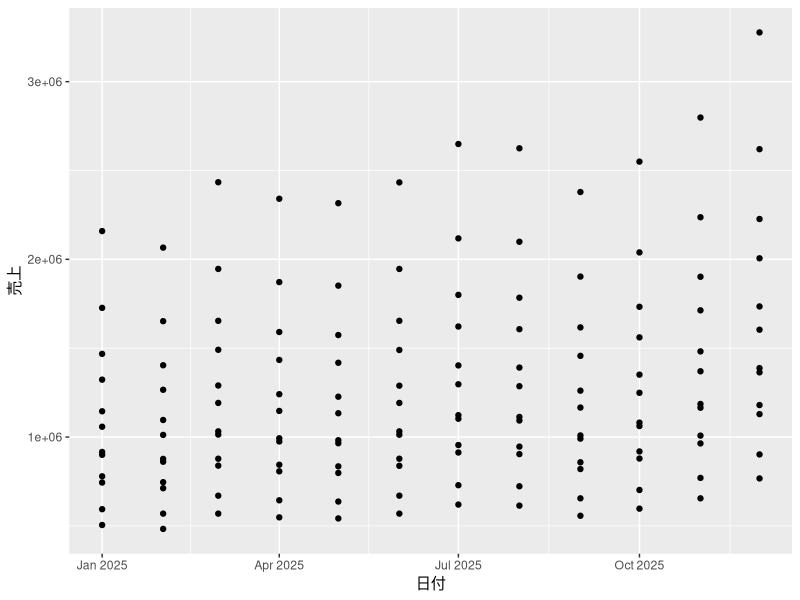
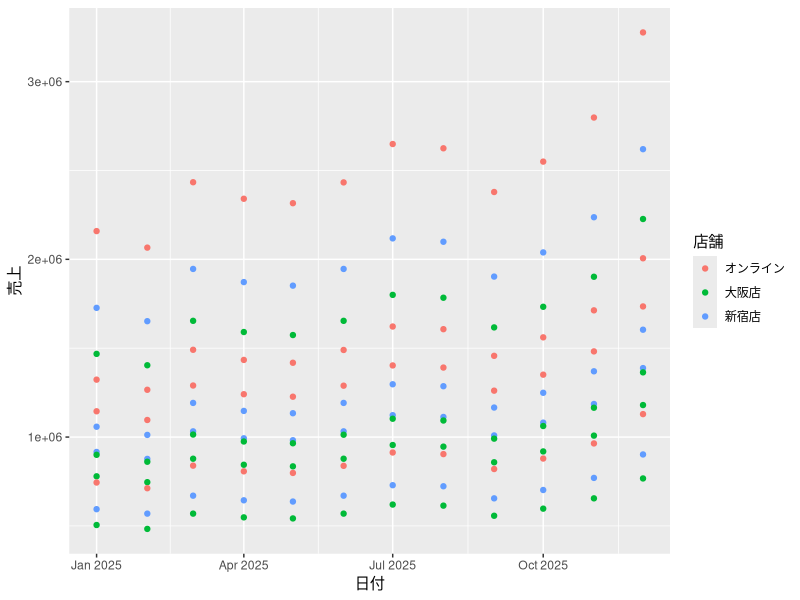
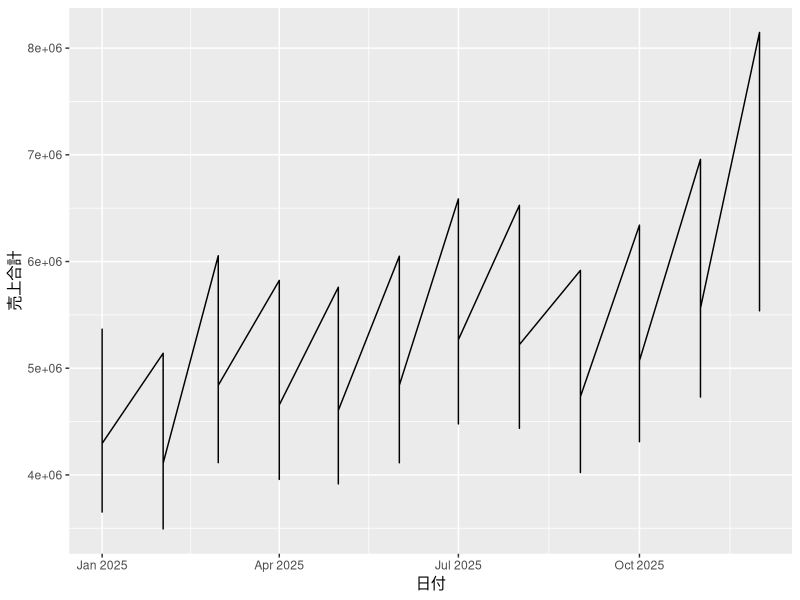
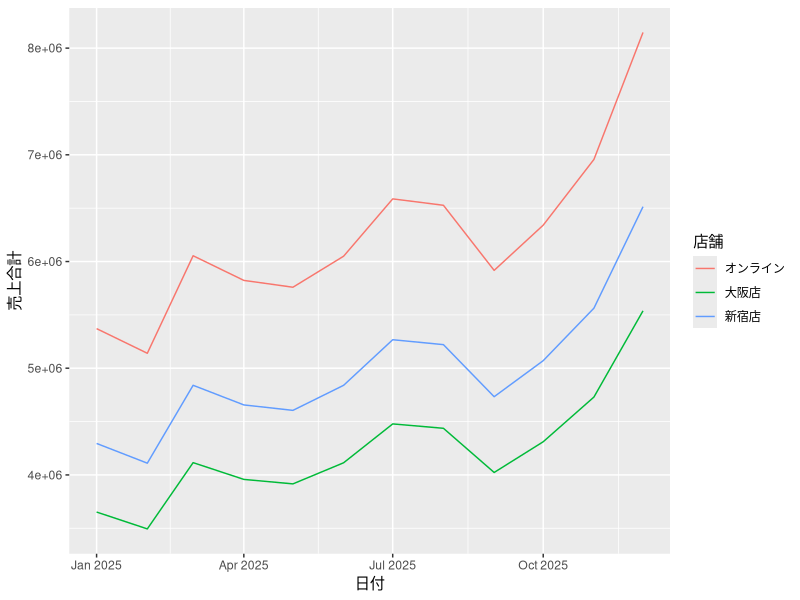
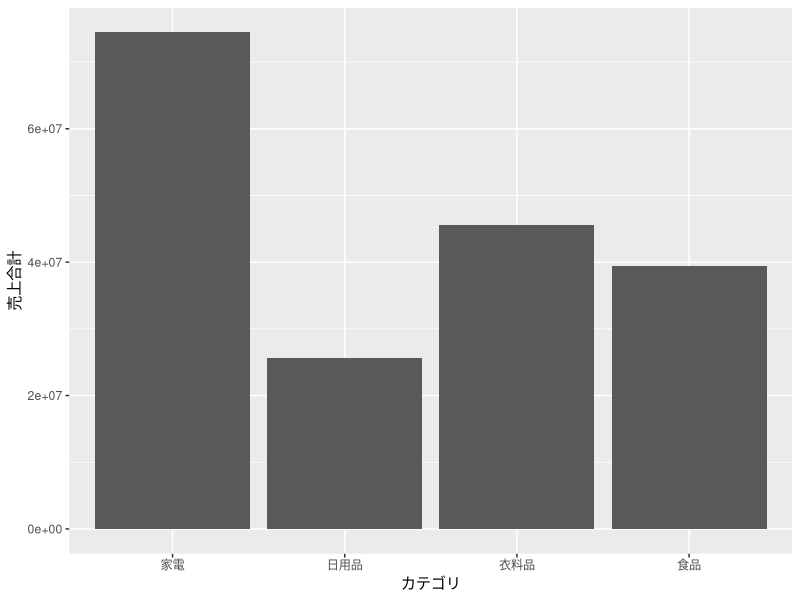
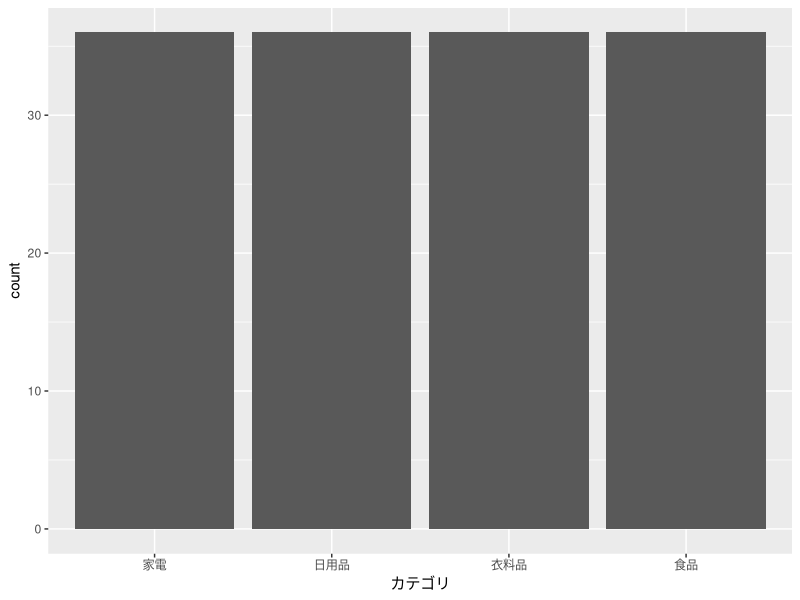
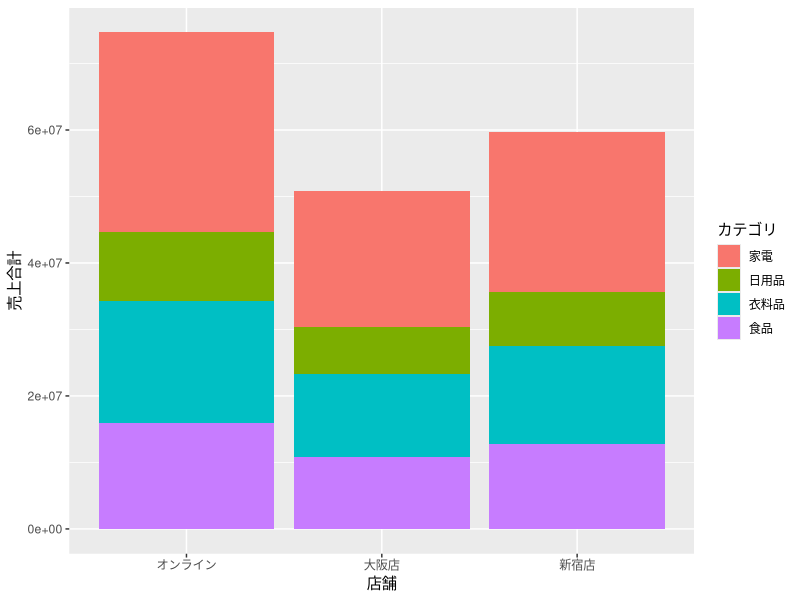
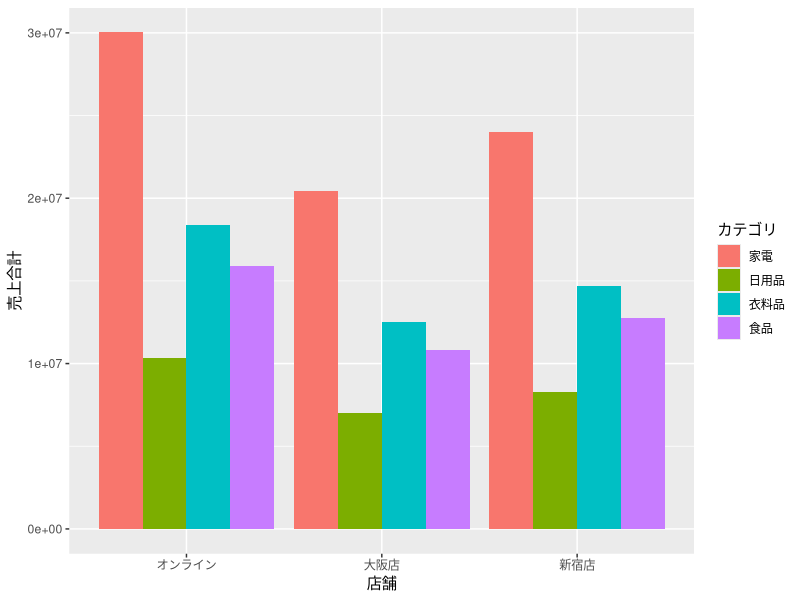

Here is the R script that generated these plots, in order:
# 第2章　ggplot2で描く
#
# 『Rによるデータ分析 入門から実践』の第2章のサンプルコードです。
# リポジトリのルートを作業ディレクトリにして、上から順に実行してください。
#
# ※ 本文には、わざと失敗させてエラーメッセージを読むコードも載せています。
#    それらはこのファイルには含めていません（上から実行して止まらないようにするため）。
#    エラー例は本文を参照してください。

# ── block 01 ────────────────────────────────────────
library(tidyverse)
sales <- read_csv("sales.csv")

# ── block 02 ────────────────────────────────────────
ggplot(sales, aes(x = 日付, y = 売上)) +
  geom_point()

# ── block 03 ────────────────────────────────────────
ggplot(sales, aes(x = 日付, y = 売上, color = 店舗)) +
  geom_point()

# ── block 04 ────────────────────────────────────────
monthly_store <- sales |>
  group_by(日付, 店舗) |>
  summarise(売上合計 = sum(売上))

# ── block 05 ────────────────────────────────────────
monthly_store

# ── block 06 ────────────────────────────────────────
ggplot(monthly_store, aes(x = 日付, y = 売上合計)) +
  geom_line()

# ── block 07 ────────────────────────────────────────
ggplot(monthly_store, aes(x = 日付, y = 売上合計, color = 店舗)) +
  geom_line()

# ── block 08 ────────────────────────────────────────
by_cat <- sales |>
  group_by(カテゴリ) |>
  summarise(売上合計 = sum(売上))
by_cat

# ── block 09 ────────────────────────────────────────
ggplot(by_cat, aes(x = カテゴリ, y = 売上合計)) +
  geom_col()

# ── block 10 ────────────────────────────────────────
ggplot(sales, aes(x = カテゴリ)) +
  geom_bar()

# ── block 11 ────────────────────────────────────────
store_cat <- sales |>
  group_by(店舗, カテゴリ) |>
  summarise(売上合計 = sum(売上))

ggplot(store_cat, aes(x = 店舗, y = 売上合計, fill = カテゴリ)) +
  geom_col()

# ── block 12 ────────────────────────────────────────
ggplot(store_cat, aes(x = 店舗, y = 売上合計, fill = カテゴリ)) +
  geom_col(position = "dodge")

# ── block 13 ────────────────────────────────────────
ggplot(sales, aes(x = 売上)) +
  geom_histogram()

# ── block 14 ────────────────────────────────────────
ggplot(sales, aes(x = 店舗, y = 売上)) +
  geom_boxplot()

# ── block 15 ────────────────────────────────────────
monthly_cat <- sales |>
  group_by(日付, カテゴリ) |>
  summarise(売上合計 = sum(売上))

ggplot(monthly_cat, aes(x = 日付, y = 売上合計)) +
  geom_line() +
  facet_wrap(~ カテゴリ)

# ── block 16 ────────────────────────────────────────
ggplot(monthly_store, aes(x = 日付, y = 売上合計, color = 店舗)) +
  geom_line() +
  geom_point() +
  scale_y_continuous(labels = scales::label_comma()) +
  labs(title = "店舗別の月次売上", x = NULL, y = "売上合計（円）")

ggsave("store_sales.png", width = 7, height = 4)

# ── block 18 ────────────────────────────────────────
ggplot(sales, aes(x = 日付, y = 売上, color = "blue")) +
  geom_point()

# ── block 19 ────────────────────────────────────────
ggplot(sales, aes(x = 日付, y = 売上)) +
  geom_point(color = "blue")

# ── block 21 ────────────────────────────────────────
sales |>
  filter(店舗 == "オンライン") |>
  ggplot(aes(x = 日付, y = 売上)) +
  geom_point()

# ── block 22 ────────────────────────────────────────
ggplot(monthly_store, aes(x = 日付, y = 売上合計, color = 店舗)) +
  geom_line(size = 1.2)
